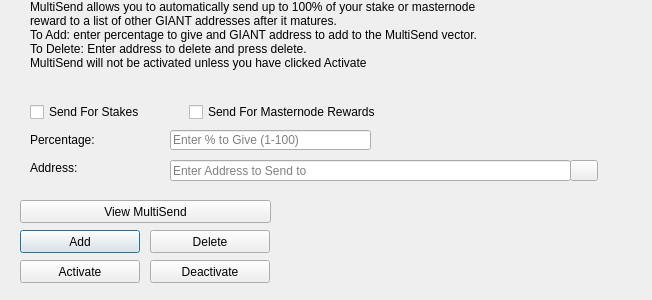
<?xml version="1.0" encoding="UTF-8"?>
<ui version="4.0">
 <class>MultiSendDialog</class>
 <widget class="QDialog" name="MultiSendDialog">
  <property name="windowModality">
   <enum>Qt::NonModal</enum>
  </property>
  <property name="geometry">
   <rect>
    <x>0</x>
    <y>0</y>
    <width>652</width>
    <height>300</height>
   </rect>
  </property>
  <property name="windowTitle">
   <string>MultiSend</string>
  </property>
  <widget class="QLineEdit" name="multiSendPercentEdit">
   <property name="geometry">
    <rect>
     <x>170</x>
     <y>130</y>
     <width>201</width>
     <height>20</height>
    </rect>
   </property>
   <property name="toolTip">
    <string>Enter whole numbers 1 - 100</string>
   </property>
   <property name="placeholderText">
    <string>Enter % to Give (1-100)</string>
   </property>
  </widget>
  <widget class="QLineEdit" name="multiSendAddressEdit">
   <property name="geometry">
    <rect>
     <x>170</x>
     <y>160</y>
     <width>401</width>
     <height>21</height>
    </rect>
   </property>
   <property name="toolTip">
    <string/>
   </property>
   <property name="placeholderText">
    <string>Enter Address to Send to</string>
   </property>
  </widget>
  <widget class="QLabel" name="label_2">
   <property name="geometry">
    <rect>
     <x>30</x>
     <y>0</y>
     <width>451</width>
     <height>121</height>
    </rect>
   </property>
   <property name="lineWidth">
    <number>1</number>
   </property>
   <property name="text">
    <string>MultiSend allows you to automatically send up to 100% of your stake or masternode reward to a list of other GIANT addresses after it matures.
To Add: enter percentage to give and GIANT address to add to the MultiSend vector.
To Delete: Enter address to delete and press delete.
MultiSend will not be activated unless you have clicked Activate</string>
   </property>
   <property name="alignment">
    <set>Qt::AlignLeading|Qt::AlignLeft|Qt::AlignTop</set>
   </property>
   <property name="wordWrap">
    <bool>true</bool>
   </property>
  </widget>
  <widget class="QLabel" name="message">
   <property name="geometry">
    <rect>
     <x>290</x>
     <y>200</y>
     <width>351</width>
     <height>91</height>
    </rect>
   </property>
   <property name="text">
    <string/>
   </property>
  </widget>
  <widget class="QPushButton" name="addButton">
   <property name="geometry">
    <rect>
     <x>20</x>
     <y>230</y>
     <width>120</width>
     <height>23</height>
    </rect>
   </property>
   <property name="toolTip">
    <string/>
   </property>
   <property name="statusTip">
    <string>Add to MultiSend Vector</string>
   </property>
   <property name="text">
    <string>Add</string>
   </property>
  </widget>
  <widget class="QPushButton" name="disableButton">
   <property name="geometry">
    <rect>
     <x>150</x>
     <y>260</y>
     <width>120</width>
     <height>23</height>
    </rect>
   </property>
   <property name="statusTip">
    <string>Deactivate MultiSend</string>
   </property>
   <property name="text">
    <string>Deactivate</string>
   </property>
  </widget>
  <widget class="QPushButton" name="addressBookButton">
   <property name="geometry">
    <rect>
     <x>570</x>
     <y>160</y>
     <width>28</width>
     <height>21</height>
    </rect>
   </property>
   <property name="toolTip">
    <string>Choose an address from the address book</string>
   </property>
   <property name="text">
    <string/>
   </property>
   <property name="icon">
    <iconset resource="../coffeecoin.qrc">
     <normaloff>:/icons/address-book</normaloff>:/icons/address-book</iconset>
   </property>
   <property name="shortcut">
    <string>Alt+A</string>
   </property>
   <property name="autoDefault">
    <bool>false</bool>
   </property>
  </widget>
  <widget class="QLabel" name="label">
   <property name="geometry">
    <rect>
     <x>30</x>
     <y>130</y>
     <width>121</width>
     <height>20</height>
    </rect>
   </property>
   <property name="toolTip">
    <string>Percentage of stake to send</string>
   </property>
   <property name="text">
    <string>Percentage:</string>
   </property>
  </widget>
  <widget class="QLabel" name="label_5">
   <property name="geometry">
    <rect>
     <x>30</x>
     <y>160</y>
     <width>111</width>
     <height>16</height>
    </rect>
   </property>
   <property name="toolTip">
    <string>Address to send portion of stake to</string>
   </property>
   <property name="text">
    <string>Address:</string>
   </property>
  </widget>
  <widget class="QPushButton" name="deleteButton">
   <property name="geometry">
    <rect>
     <x>150</x>
     <y>230</y>
     <width>120</width>
     <height>23</height>
    </rect>
   </property>
   <property name="toolTip">
    <string/>
   </property>
   <property name="statusTip">
    <string>Delete Address From MultiSend Vector</string>
   </property>
   <property name="text">
    <string>Delete</string>
   </property>
  </widget>
  <widget class="QPushButton" name="activateButton">
   <property name="geometry">
    <rect>
     <x>20</x>
     <y>260</y>
     <width>120</width>
     <height>23</height>
    </rect>
   </property>
   <property name="statusTip">
    <string>Activate MultiSend</string>
   </property>
   <property name="text">
    <string>Activate</string>
   </property>
  </widget>
  <widget class="QPushButton" name="viewButton">
   <property name="geometry">
    <rect>
     <x>20</x>
     <y>200</y>
     <width>251</width>
     <height>23</height>
    </rect>
   </property>
   <property name="toolTip">
    <string/>
   </property>
   <property name="statusTip">
    <string>View MultiSend Vector</string>
   </property>
   <property name="text">
    <string>View MultiSend</string>
   </property>
  </widget>
  <widget class="QWidget" name="horizontalLayoutWidget">
   <property name="geometry">
    <rect>
     <x>30</x>
     <y>100</y>
     <width>351</width>
     <height>24</height>
    </rect>
   </property>
   <layout class="QHBoxLayout" name="horizontalLayout">
    <item>
     <widget class="QCheckBox" name="multiSendStakeCheckBox">
      <property name="text">
       <string>Send For Stakes</string>
      </property>
     </widget>
    </item>
    <item>
     <widget class="QCheckBox" name="multiSendMasternodeCheckBox">
      <property name="text">
       <string>Send For Masternode Rewards</string>
      </property>
     </widget>
    </item>
   </layout>
  </widget>
 </widget>
 <resources>
  <include location="../coffeecoin.qrc"/>
 </resources>
 <connections/>
</ui>
